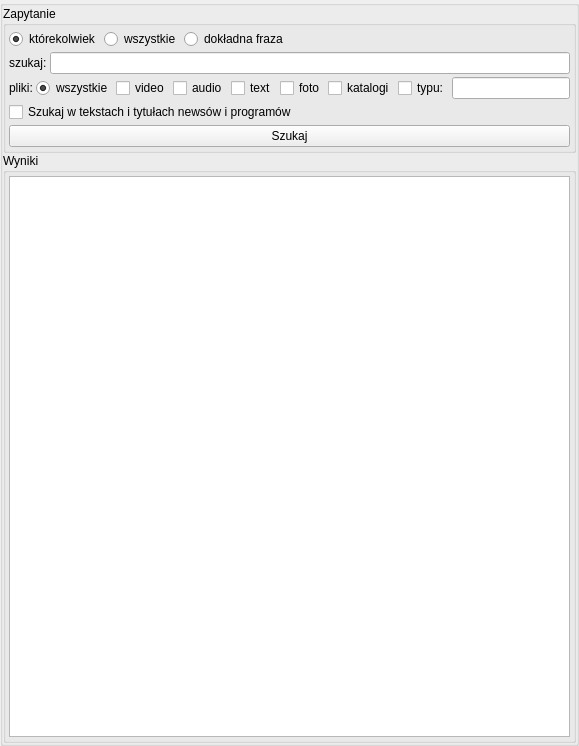
<?xml version="1.0" encoding="UTF-8"?>
<ui version="4.0">
 <class>SearchGroupBox</class>
 <widget class="QGroupBox" name="SearchGroupBox">
  <property name="geometry">
   <rect>
    <x>0</x>
    <y>0</y>
    <width>579</width>
    <height>746</height>
   </rect>
  </property>
  <property name="windowTitle">
   <string>Szukanie plików</string>
  </property>
  <property name="title">
   <string/>
  </property>
  <property name="flat">
   <bool>true</bool>
  </property>
  <layout class="QVBoxLayout" name="verticalLayout">
   <property name="spacing">
    <number>0</number>
   </property>
   <property name="leftMargin">
    <number>0</number>
   </property>
   <property name="topMargin">
    <number>0</number>
   </property>
   <property name="rightMargin">
    <number>0</number>
   </property>
   <property name="bottomMargin">
    <number>0</number>
   </property>
   <item>
    <widget class="QGroupBox" name="groupBox">
     <property name="title">
      <string>Zapytanie</string>
     </property>
     <layout class="QVBoxLayout" name="verticalLayout_2">
      <property name="spacing">
       <number>3</number>
      </property>
      <property name="leftMargin">
       <number>3</number>
      </property>
      <property name="topMargin">
       <number>3</number>
      </property>
      <property name="rightMargin">
       <number>3</number>
      </property>
      <property name="bottomMargin">
       <number>3</number>
      </property>
      <item>
       <layout class="QHBoxLayout" name="horizontalLayout_3">
        <item>
         <widget class="QRadioButton" name="anyRadio">
          <property name="text">
           <string>którekolwiek</string>
          </property>
          <property name="checked">
           <bool>true</bool>
          </property>
          <attribute name="buttonGroup">
           <string notr="true">buttonGroup</string>
          </attribute>
         </widget>
        </item>
        <item>
         <widget class="QRadioButton" name="allRadio">
          <property name="text">
           <string>wszystkie</string>
          </property>
          <attribute name="buttonGroup">
           <string notr="true">buttonGroup</string>
          </attribute>
         </widget>
        </item>
        <item>
         <widget class="QRadioButton" name="exactRadio">
          <property name="text">
           <string>dokładna fraza</string>
          </property>
          <attribute name="buttonGroup">
           <string notr="true">buttonGroup</string>
          </attribute>
         </widget>
        </item>
        <item>
         <spacer name="horizontalSpacer">
          <property name="orientation">
           <enum>Qt::Horizontal</enum>
          </property>
          <property name="sizeHint" stdset="0">
           <size>
            <width>40</width>
            <height>20</height>
           </size>
          </property>
         </spacer>
        </item>
       </layout>
      </item>
      <item>
       <layout class="QHBoxLayout" name="horizontalLayout_4">
        <item>
         <widget class="QLabel" name="label">
          <property name="text">
           <string>szukaj:</string>
          </property>
         </widget>
        </item>
        <item>
         <widget class="QLineEdit" name="szukajLineEdit"/>
        </item>
       </layout>
      </item>
      <item>
       <layout class="QHBoxLayout" name="horizontalLayout">
        <item>
         <widget class="QLabel" name="label_2">
          <property name="text">
           <string>pliki:</string>
          </property>
         </widget>
        </item>
        <item>
         <widget class="QRadioButton" name="allfilesRadio">
          <property name="text">
           <string>wszystkie</string>
          </property>
          <property name="checked">
           <bool>true</bool>
          </property>
         </widget>
        </item>
        <item>
         <widget class="QCheckBox" name="videoCheckBox">
          <property name="text">
           <string>video</string>
          </property>
         </widget>
        </item>
        <item>
         <widget class="QCheckBox" name="audioCheckBox">
          <property name="text">
           <string>audio</string>
          </property>
         </widget>
        </item>
        <item>
         <widget class="QCheckBox" name="textCheckBox">
          <property name="text">
           <string>text</string>
          </property>
         </widget>
        </item>
        <item>
         <widget class="QCheckBox" name="fotoCheckBox">
          <property name="text">
           <string>foto</string>
          </property>
         </widget>
        </item>
        <item>
         <widget class="QCheckBox" name="dirCheckBox">
          <property name="text">
           <string>katalogi</string>
          </property>
         </widget>
        </item>
        <item>
         <widget class="QCheckBox" name="customCheckBox">
          <property name="text">
           <string>typu:</string>
          </property>
         </widget>
        </item>
        <item>
         <widget class="QLineEdit" name="extLineEdit"/>
        </item>
       </layout>
      </item>
      <item>
       <layout class="QHBoxLayout" name="horizontalLayout_2">
        <item>
         <widget class="QCheckBox" name="txtCheckBox">
          <property name="text">
           <string>Szukaj w tekstach i tytułach newsów i programów</string>
          </property>
         </widget>
        </item>
       </layout>
      </item>
      <item>
       <widget class="QPushButton" name="SzukajButton">
        <property name="toolTip">
         <string>Esc przerywa szukanie</string>
        </property>
        <property name="text">
         <string>Szukaj</string>
        </property>
       </widget>
      </item>
     </layout>
    </widget>
   </item>
   <item>
    <widget class="QGroupBox" name="groupBox_2">
     <property name="title">
      <string>Wyniki</string>
     </property>
     <layout class="QVBoxLayout" name="verticalLayout_3">
      <property name="spacing">
       <number>3</number>
      </property>
      <property name="leftMargin">
       <number>3</number>
      </property>
      <property name="topMargin">
       <number>3</number>
      </property>
      <property name="rightMargin">
       <number>3</number>
      </property>
      <property name="bottomMargin">
       <number>3</number>
      </property>
      <item>
       <widget class="QListWidget" name="listWidget"/>
      </item>
     </layout>
    </widget>
   </item>
  </layout>
 </widget>
 <resources/>
 <connections/>
 <buttongroups>
  <buttongroup name="buttonGroup"/>
 </buttongroups>
</ui>
